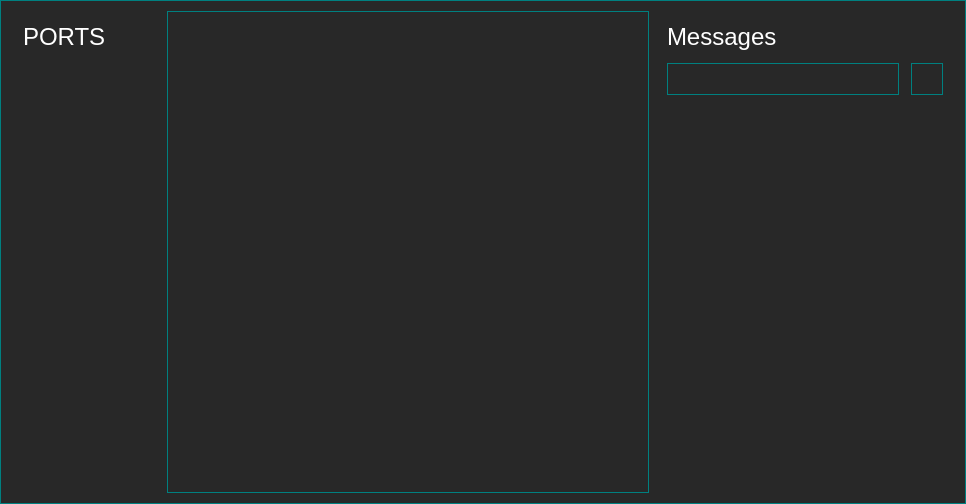
<?xml version="1.0" encoding="UTF-8"?>
<ui version="4.0">
 <class>MainWindow</class>
 <widget class="QMainWindow" name="MainWindow">
  <property name="geometry">
   <rect>
    <x>0</x>
    <y>0</y>
    <width>966</width>
    <height>504</height>
   </rect>
  </property>
  <property name="windowTitle">
   <string>Serial Port Commander</string>
  </property>
  <property name="windowIcon">
   <iconset resource="res/res.qrc">
    <normaloff>:/icons/icon/logo.png</normaloff>:/icons/icon/logo.png</iconset>
  </property>
  <property name="styleSheet">
   <string notr="true">QWidget
{
	background: rgb(40,40,40);
	color: white;
	border: 1px solid rgb(0,128,128);
}

QLabel
{
	border: none;
	background: none;
}

QTabWidget::pane {
    border: 1px solid rgb(0,128,128);
}

QFrame {
	border: none;
}

QTabWidget::tab-bar:top {
    top: 1px;
	border: none;
	background: none;
}

QTabBar::tab:top
{
	min-width: 100;
	min-height: 32;
}

QTabBar::tab:top:!selected {
	
	background: rgb(80,80,80);
 	border-bottom: 1px solid rgb(0,128,128);
}

QTabBar::tab:top:selected {
	background: rgb(40,40,40);
    border: 1px solid rgb(0,128,128);
	border-bottom-color: none;
}

QPushButton:checked
{
	background-color: rgba(0,128,128,64);
}

QCheckBox
{
	border: none;
}

QCheckBox::indicator {
     width: 16px;
     height: 16px;
}

QCheckBox::indicator:checked
{
	image: url(:/icons/icon/checked_checkbox.png);
}
QCheckBox::indicator:unchecked
{
	image: url(:/icons/icon/unchecked_checkbox.png);
}

QListWidget::indicator {
     width:16px;
     height: 16px;
}

QListWidget::indicator:checked
{
	image: url(:/icons/icon/checked_checkbox.png);
}
QListWidget::indicator:unchecked
{
	image: url(:/icons/icon/unchecked_checkbox.png);
}

QRadioButton::indicator {
     width:16px;
     height: 16px;
}

QRadioButton::indicator:checked
{
	image: url(:/icons/icon/checked_checkbox.png);
}
QRadioButton::indicator:unchecked
{
	image: url(:/icons/icon/unchecked_checkbox.png);
}
</string>
  </property>
  <widget class="QWidget" name="central_widget">
   <layout class="QGridLayout" name="gridLayout">
    <item row="0" column="0">
     <widget class="QFrame" name="left_bar">
      <property name="minimumSize">
       <size>
        <width>150</width>
        <height>0</height>
       </size>
      </property>
      <property name="maximumSize">
       <size>
        <width>150</width>
        <height>16777215</height>
       </size>
      </property>
      <property name="frameShape">
       <enum>QFrame::StyledPanel</enum>
      </property>
      <property name="frameShadow">
       <enum>QFrame::Raised</enum>
      </property>
      <layout class="QGridLayout" name="gridLayout_2">
       <property name="leftMargin">
        <number>0</number>
       </property>
       <property name="topMargin">
        <number>0</number>
       </property>
       <property name="rightMargin">
        <number>0</number>
       </property>
       <property name="bottomMargin">
        <number>0</number>
       </property>
       <property name="spacing">
        <number>12</number>
       </property>
       <item row="0" column="0" colspan="2">
        <widget class="QFrame" name="frame">
         <property name="minimumSize">
          <size>
           <width>150</width>
           <height>50</height>
          </size>
         </property>
         <property name="maximumSize">
          <size>
           <width>150</width>
           <height>16777215</height>
          </size>
         </property>
         <property name="styleSheet">
          <string notr="true"/>
         </property>
         <property name="frameShape">
          <enum>QFrame::StyledPanel</enum>
         </property>
         <property name="frameShadow">
          <enum>QFrame::Raised</enum>
         </property>
         <layout class="QGridLayout" name="gridLayout_4">
          <property name="leftMargin">
           <number>12</number>
          </property>
          <property name="topMargin">
           <number>12</number>
          </property>
          <property name="rightMargin">
           <number>12</number>
          </property>
          <property name="bottomMargin">
           <number>12</number>
          </property>
          <property name="spacing">
           <number>12</number>
          </property>
          <item row="0" column="0">
           <widget class="QLabel" name="ports_title">
            <property name="font">
             <font>
              <pointsize>18</pointsize>
             </font>
            </property>
            <property name="styleSheet">
             <string notr="true"/>
            </property>
            <property name="text">
             <string>PORTS</string>
            </property>
           </widget>
          </item>
          <item row="1" column="0">
           <widget class="QListWidget" name="ports_list">
            <property name="font">
             <font>
              <pointsize>12</pointsize>
             </font>
            </property>
            <property name="styleSheet">
             <string notr="true">background: rgb(40,40,40);</string>
            </property>
           </widget>
          </item>
         </layout>
        </widget>
       </item>
      </layout>
     </widget>
    </item>
    <item row="0" column="1">
     <widget class="QTabWidget" name="main_tab_widget"/>
    </item>
    <item row="0" column="2">
     <widget class="QFrame" name="right_bar">
      <property name="minimumSize">
       <size>
        <width>300</width>
        <height>0</height>
       </size>
      </property>
      <property name="maximumSize">
       <size>
        <width>300</width>
        <height>16777215</height>
       </size>
      </property>
      <property name="frameShape">
       <enum>QFrame::StyledPanel</enum>
      </property>
      <property name="frameShadow">
       <enum>QFrame::Raised</enum>
      </property>
      <layout class="QGridLayout" name="gridLayout_3">
       <property name="leftMargin">
        <number>0</number>
       </property>
       <property name="topMargin">
        <number>0</number>
       </property>
       <property name="rightMargin">
        <number>0</number>
       </property>
       <property name="bottomMargin">
        <number>0</number>
       </property>
       <property name="spacing">
        <number>12</number>
       </property>
       <item row="0" column="0">
        <widget class="QFrame" name="messages_frame">
         <property name="styleSheet">
          <string notr="true"/>
         </property>
         <property name="frameShape">
          <enum>QFrame::StyledPanel</enum>
         </property>
         <property name="frameShadow">
          <enum>QFrame::Raised</enum>
         </property>
         <layout class="QGridLayout" name="gridLayout_6">
          <property name="leftMargin">
           <number>12</number>
          </property>
          <property name="topMargin">
           <number>12</number>
          </property>
          <property name="rightMargin">
           <number>12</number>
          </property>
          <property name="bottomMargin">
           <number>12</number>
          </property>
          <property name="spacing">
           <number>12</number>
          </property>
          <item row="0" column="0">
           <widget class="QLabel" name="messages_title">
            <property name="font">
             <font>
              <pointsize>18</pointsize>
             </font>
            </property>
            <property name="text">
             <string>Messages</string>
            </property>
           </widget>
          </item>
          <item row="1" column="0">
           <widget class="QLineEdit" name="messages_file_path">
            <property name="minimumSize">
             <size>
              <width>0</width>
              <height>32</height>
             </size>
            </property>
            <property name="font">
             <font>
              <pointsize>12</pointsize>
             </font>
            </property>
            <property name="readOnly">
             <bool>true</bool>
            </property>
           </widget>
          </item>
          <item row="1" column="1">
           <widget class="QPushButton" name="messages_file_button">
            <property name="minimumSize">
             <size>
              <width>32</width>
              <height>32</height>
             </size>
            </property>
            <property name="maximumSize">
             <size>
              <width>32</width>
              <height>32</height>
             </size>
            </property>
            <property name="font">
             <font>
              <pointsize>12</pointsize>
             </font>
            </property>
            <property name="text">
             <string/>
            </property>
            <property name="icon">
             <iconset resource="res/res.qrc">
              <normaloff>:/icons/icon/file.png</normaloff>:/icons/icon/file.png</iconset>
            </property>
           </widget>
          </item>
          <item row="2" column="0" colspan="2">
           <widget class="QListWidget" name="messages_list">
            <property name="font">
             <font>
              <pointsize>12</pointsize>
             </font>
            </property>
            <property name="styleSheet">
             <string notr="true">background: rgb(40,40,40);</string>
            </property>
           </widget>
          </item>
         </layout>
        </widget>
       </item>
      </layout>
     </widget>
    </item>
   </layout>
  </widget>
 </widget>
 <layoutdefault spacing="6" margin="11"/>
 <resources>
  <include location="res/res.qrc"/>
 </resources>
 <connections/>
</ui>
